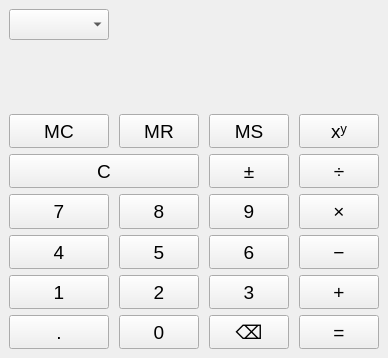
<?xml version="1.0" encoding="UTF-8"?>
<ui version="4.0">
 <class>MainWindow</class>
 <widget class="QMainWindow" name="MainWindow">
  <property name="geometry">
   <rect>
    <x>0</x>
    <y>0</y>
    <width>381</width>
    <height>358</height>
   </rect>
  </property>
  <property name="sizePolicy">
   <sizepolicy hsizetype="Preferred" vsizetype="Preferred">
    <horstretch>0</horstretch>
    <verstretch>0</verstretch>
   </sizepolicy>
  </property>
  <property name="font">
   <font>
    <pointsize>14</pointsize>
   </font>
  </property>
  <property name="windowTitle">
   <string>Калькулятор</string>
  </property>
  <widget class="QWidget" name="centralwidget">
   <layout class="QGridLayout" name="gridLayout" rowstretch="0,0,1,1,1,1,1,1,1" columnstretch="1,1,1,1" rowminimumheight="0,0,1,1,1,1,1,1,1" columnminimumwidth="1,1,1,1">
    <property name="horizontalSpacing">
     <number>10</number>
    </property>
    <item row="7" column="2">
     <widget class="QPushButton" name="btn_3">
      <property name="sizePolicy">
       <sizepolicy hsizetype="Expanding" vsizetype="Expanding">
        <horstretch>0</horstretch>
        <verstretch>0</verstretch>
       </sizepolicy>
      </property>
      <property name="layoutDirection">
       <enum>Qt::RightToLeft</enum>
      </property>
      <property name="text">
       <string>3</string>
      </property>
     </widget>
    </item>
    <item row="4" column="0" colspan="2">
     <widget class="QPushButton" name="btn_clear">
      <property name="sizePolicy">
       <sizepolicy hsizetype="Expanding" vsizetype="Expanding">
        <horstretch>0</horstretch>
        <verstretch>0</verstretch>
       </sizepolicy>
      </property>
      <property name="layoutDirection">
       <enum>Qt::RightToLeft</enum>
      </property>
      <property name="text">
       <string>C</string>
      </property>
     </widget>
    </item>
    <item row="7" column="0">
     <widget class="QPushButton" name="btn_1">
      <property name="sizePolicy">
       <sizepolicy hsizetype="Expanding" vsizetype="Expanding">
        <horstretch>0</horstretch>
        <verstretch>0</verstretch>
       </sizepolicy>
      </property>
      <property name="layoutDirection">
       <enum>Qt::RightToLeft</enum>
      </property>
      <property name="text">
       <string>1</string>
      </property>
     </widget>
    </item>
    <item row="4" column="2">
     <widget class="QPushButton" name="btn_switch">
      <property name="sizePolicy">
       <sizepolicy hsizetype="Expanding" vsizetype="Expanding">
        <horstretch>0</horstretch>
        <verstretch>0</verstretch>
       </sizepolicy>
      </property>
      <property name="layoutDirection">
       <enum>Qt::RightToLeft</enum>
      </property>
      <property name="text">
       <string>±</string>
      </property>
     </widget>
    </item>
    <item row="6" column="2">
     <widget class="QPushButton" name="btn_6">
      <property name="sizePolicy">
       <sizepolicy hsizetype="Expanding" vsizetype="Expanding">
        <horstretch>0</horstretch>
        <verstretch>0</verstretch>
       </sizepolicy>
      </property>
      <property name="layoutDirection">
       <enum>Qt::RightToLeft</enum>
      </property>
      <property name="text">
       <string>6</string>
      </property>
     </widget>
    </item>
    <item row="6" column="1">
     <widget class="QPushButton" name="btn_5">
      <property name="sizePolicy">
       <sizepolicy hsizetype="Expanding" vsizetype="Expanding">
        <horstretch>0</horstretch>
        <verstretch>0</verstretch>
       </sizepolicy>
      </property>
      <property name="layoutDirection">
       <enum>Qt::RightToLeft</enum>
      </property>
      <property name="text">
       <string>5</string>
      </property>
     </widget>
    </item>
    <item row="8" column="2">
     <widget class="QPushButton" name="btn_delete">
      <property name="sizePolicy">
       <sizepolicy hsizetype="Expanding" vsizetype="Expanding">
        <horstretch>0</horstretch>
        <verstretch>0</verstretch>
       </sizepolicy>
      </property>
      <property name="layoutDirection">
       <enum>Qt::RightToLeft</enum>
      </property>
      <property name="text">
       <string>⌫</string>
      </property>
     </widget>
    </item>
    <item row="5" column="3">
     <widget class="QPushButton" name="btn_mul">
      <property name="sizePolicy">
       <sizepolicy hsizetype="Expanding" vsizetype="Expanding">
        <horstretch>10</horstretch>
        <verstretch>0</verstretch>
       </sizepolicy>
      </property>
      <property name="layoutDirection">
       <enum>Qt::RightToLeft</enum>
      </property>
      <property name="text">
       <string>×</string>
      </property>
     </widget>
    </item>
    <item row="6" column="0">
     <widget class="QPushButton" name="btn_4">
      <property name="sizePolicy">
       <sizepolicy hsizetype="Expanding" vsizetype="Expanding">
        <horstretch>0</horstretch>
        <verstretch>0</verstretch>
       </sizepolicy>
      </property>
      <property name="layoutDirection">
       <enum>Qt::RightToLeft</enum>
      </property>
      <property name="text">
       <string>4</string>
      </property>
     </widget>
    </item>
    <item row="4" column="3">
     <widget class="QPushButton" name="btn_div">
      <property name="sizePolicy">
       <sizepolicy hsizetype="Expanding" vsizetype="Expanding">
        <horstretch>10</horstretch>
        <verstretch>0</verstretch>
       </sizepolicy>
      </property>
      <property name="layoutDirection">
       <enum>Qt::RightToLeft</enum>
      </property>
      <property name="text">
       <string>÷</string>
      </property>
     </widget>
    </item>
    <item row="7" column="1">
     <widget class="QPushButton" name="btn_2">
      <property name="sizePolicy">
       <sizepolicy hsizetype="Expanding" vsizetype="Expanding">
        <horstretch>0</horstretch>
        <verstretch>0</verstretch>
       </sizepolicy>
      </property>
      <property name="layoutDirection">
       <enum>Qt::RightToLeft</enum>
      </property>
      <property name="text">
       <string>2</string>
      </property>
     </widget>
    </item>
    <item row="3" column="0">
     <widget class="QPushButton" name="btn_mc">
      <property name="sizePolicy">
       <sizepolicy hsizetype="Expanding" vsizetype="Expanding">
        <horstretch>0</horstretch>
        <verstretch>0</verstretch>
       </sizepolicy>
      </property>
      <property name="layoutDirection">
       <enum>Qt::RightToLeft</enum>
      </property>
      <property name="text">
       <string>MC</string>
      </property>
     </widget>
    </item>
    <item row="5" column="0">
     <widget class="QPushButton" name="btn_7">
      <property name="sizePolicy">
       <sizepolicy hsizetype="Expanding" vsizetype="Expanding">
        <horstretch>0</horstretch>
        <verstretch>0</verstretch>
       </sizepolicy>
      </property>
      <property name="layoutDirection">
       <enum>Qt::RightToLeft</enum>
      </property>
      <property name="text">
       <string>7</string>
      </property>
     </widget>
    </item>
    <item row="3" column="2">
     <widget class="QPushButton" name="btn_ms">
      <property name="sizePolicy">
       <sizepolicy hsizetype="Expanding" vsizetype="Expanding">
        <horstretch>0</horstretch>
        <verstretch>0</verstretch>
       </sizepolicy>
      </property>
      <property name="layoutDirection">
       <enum>Qt::RightToLeft</enum>
      </property>
      <property name="text">
       <string>MS</string>
      </property>
     </widget>
    </item>
    <item row="8" column="3">
     <widget class="QPushButton" name="btn_equal">
      <property name="sizePolicy">
       <sizepolicy hsizetype="Expanding" vsizetype="Expanding">
        <horstretch>10</horstretch>
        <verstretch>0</verstretch>
       </sizepolicy>
      </property>
      <property name="layoutDirection">
       <enum>Qt::RightToLeft</enum>
      </property>
      <property name="text">
       <string>=</string>
      </property>
     </widget>
    </item>
    <item row="7" column="3">
     <widget class="QPushButton" name="btn_sum">
      <property name="sizePolicy">
       <sizepolicy hsizetype="Expanding" vsizetype="Expanding">
        <horstretch>10</horstretch>
        <verstretch>0</verstretch>
       </sizepolicy>
      </property>
      <property name="layoutDirection">
       <enum>Qt::RightToLeft</enum>
      </property>
      <property name="text">
       <string>+</string>
      </property>
     </widget>
    </item>
    <item row="5" column="2">
     <widget class="QPushButton" name="btn_9">
      <property name="sizePolicy">
       <sizepolicy hsizetype="Expanding" vsizetype="Expanding">
        <horstretch>0</horstretch>
        <verstretch>0</verstretch>
       </sizepolicy>
      </property>
      <property name="layoutDirection">
       <enum>Qt::RightToLeft</enum>
      </property>
      <property name="text">
       <string>9</string>
      </property>
     </widget>
    </item>
    <item row="3" column="3">
     <widget class="QPushButton" name="btn_pow">
      <property name="sizePolicy">
       <sizepolicy hsizetype="Expanding" vsizetype="Expanding">
        <horstretch>0</horstretch>
        <verstretch>0</verstretch>
       </sizepolicy>
      </property>
      <property name="toolTip">
       <string>&lt;html&gt;&lt;head/&gt;&lt;body&gt;&lt;p&gt;x&lt;span style=&quot; vertical-align:super;&quot;&gt;y&lt;/span&gt;&lt;/p&gt;&lt;/body&gt;&lt;/html&gt;</string>
      </property>
      <property name="toolTipDuration">
       <number>-1</number>
      </property>
      <property name="layoutDirection">
       <enum>Qt::RightToLeft</enum>
      </property>
      <property name="text">
       <string>xʸ</string>
      </property>
     </widget>
    </item>
    <item row="5" column="1">
     <widget class="QPushButton" name="btn_8">
      <property name="sizePolicy">
       <sizepolicy hsizetype="Expanding" vsizetype="Expanding">
        <horstretch>0</horstretch>
        <verstretch>0</verstretch>
       </sizepolicy>
      </property>
      <property name="layoutDirection">
       <enum>Qt::RightToLeft</enum>
      </property>
      <property name="text">
       <string>8</string>
      </property>
     </widget>
    </item>
    <item row="8" column="1">
     <widget class="QPushButton" name="btn_0">
      <property name="sizePolicy">
       <sizepolicy hsizetype="Expanding" vsizetype="Expanding">
        <horstretch>0</horstretch>
        <verstretch>0</verstretch>
       </sizepolicy>
      </property>
      <property name="layoutDirection">
       <enum>Qt::RightToLeft</enum>
      </property>
      <property name="text">
       <string>0</string>
      </property>
     </widget>
    </item>
    <item row="3" column="1">
     <widget class="QPushButton" name="btn_mr">
      <property name="sizePolicy">
       <sizepolicy hsizetype="Expanding" vsizetype="Expanding">
        <horstretch>0</horstretch>
        <verstretch>0</verstretch>
       </sizepolicy>
      </property>
      <property name="layoutDirection">
       <enum>Qt::RightToLeft</enum>
      </property>
      <property name="text">
       <string>MR</string>
      </property>
     </widget>
    </item>
    <item row="6" column="3">
     <widget class="QPushButton" name="btn_sub">
      <property name="sizePolicy">
       <sizepolicy hsizetype="Expanding" vsizetype="Expanding">
        <horstretch>10</horstretch>
        <verstretch>0</verstretch>
       </sizepolicy>
      </property>
      <property name="layoutDirection">
       <enum>Qt::RightToLeft</enum>
      </property>
      <property name="text">
       <string>−</string>
      </property>
     </widget>
    </item>
    <item row="8" column="0">
     <widget class="QPushButton" name="tb_extra">
      <property name="sizePolicy">
       <sizepolicy hsizetype="Expanding" vsizetype="Expanding">
        <horstretch>0</horstretch>
        <verstretch>0</verstretch>
       </sizepolicy>
      </property>
      <property name="layoutDirection">
       <enum>Qt::RightToLeft</enum>
      </property>
      <property name="text">
       <string>.</string>
      </property>
     </widget>
    </item>
    <item row="2" column="0" colspan="4">
     <layout class="QHBoxLayout" name="horizontalLayout">
      <item>
       <widget class="QLabel" name="l_memory">
        <property name="text">
         <string/>
        </property>
       </widget>
      </item>
      <item>
       <widget class="QLabel" name="l_result">
        <property name="text">
         <string/>
        </property>
        <property name="alignment">
         <set>Qt::AlignRight|Qt::AlignTrailing|Qt::AlignVCenter</set>
        </property>
       </widget>
      </item>
     </layout>
    </item>
    <item row="1" column="0" colspan="4">
     <widget class="QLabel" name="l_formula">
      <property name="text">
       <string/>
      </property>
      <property name="alignment">
       <set>Qt::AlignRight|Qt::AlignTrailing|Qt::AlignVCenter</set>
      </property>
     </widget>
    </item>
    <item row="0" column="0">
     <widget class="QComboBox" name="cmb_controller"/>
    </item>
   </layout>
  </widget>
 </widget>
 <resources/>
 <connections/>
</ui>
